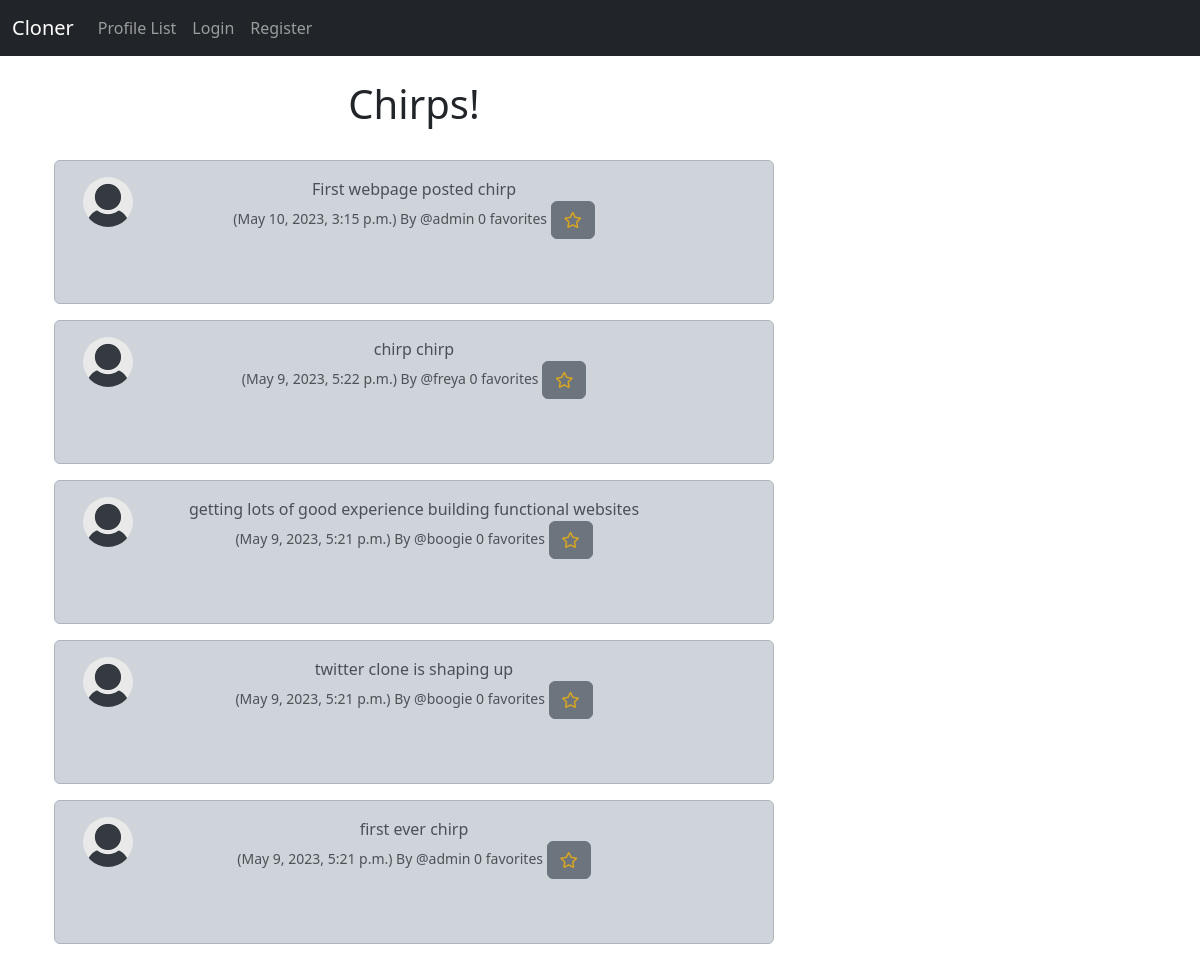
/, run on an earlier commit of the app's database.
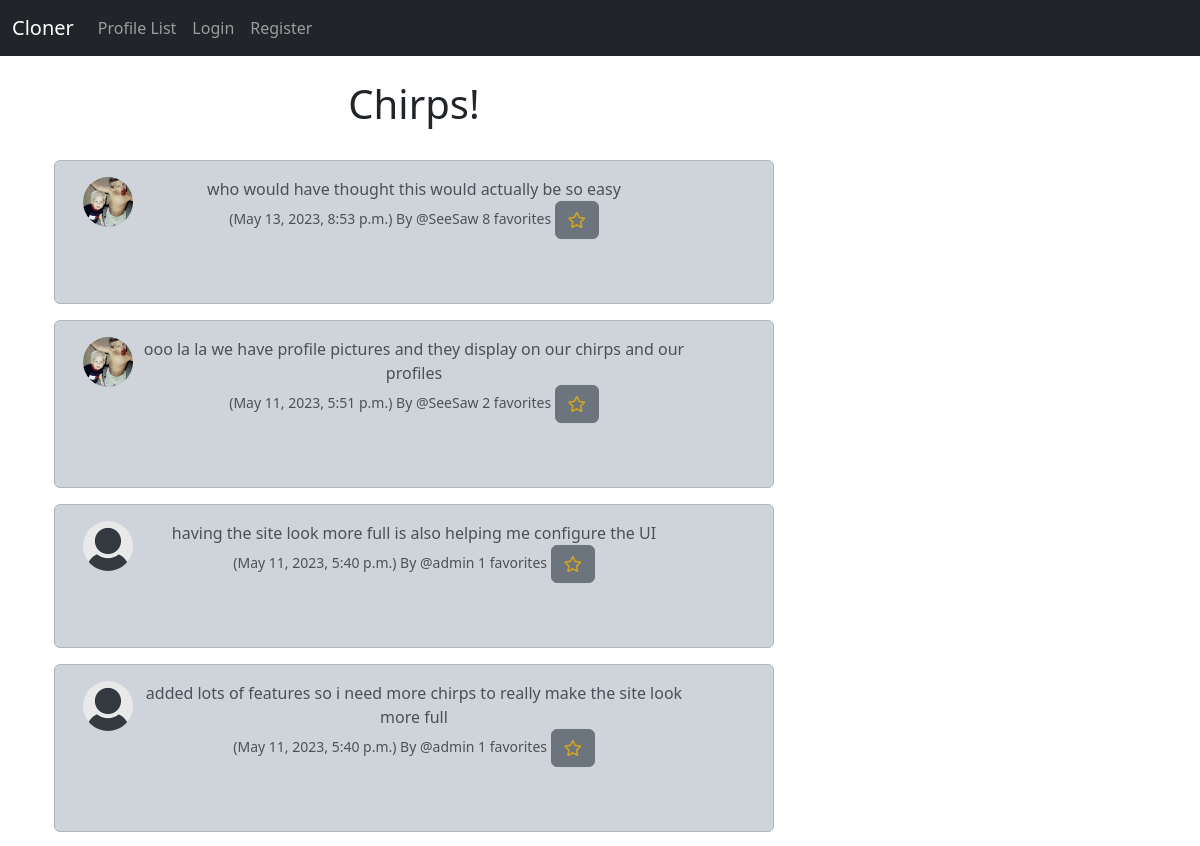
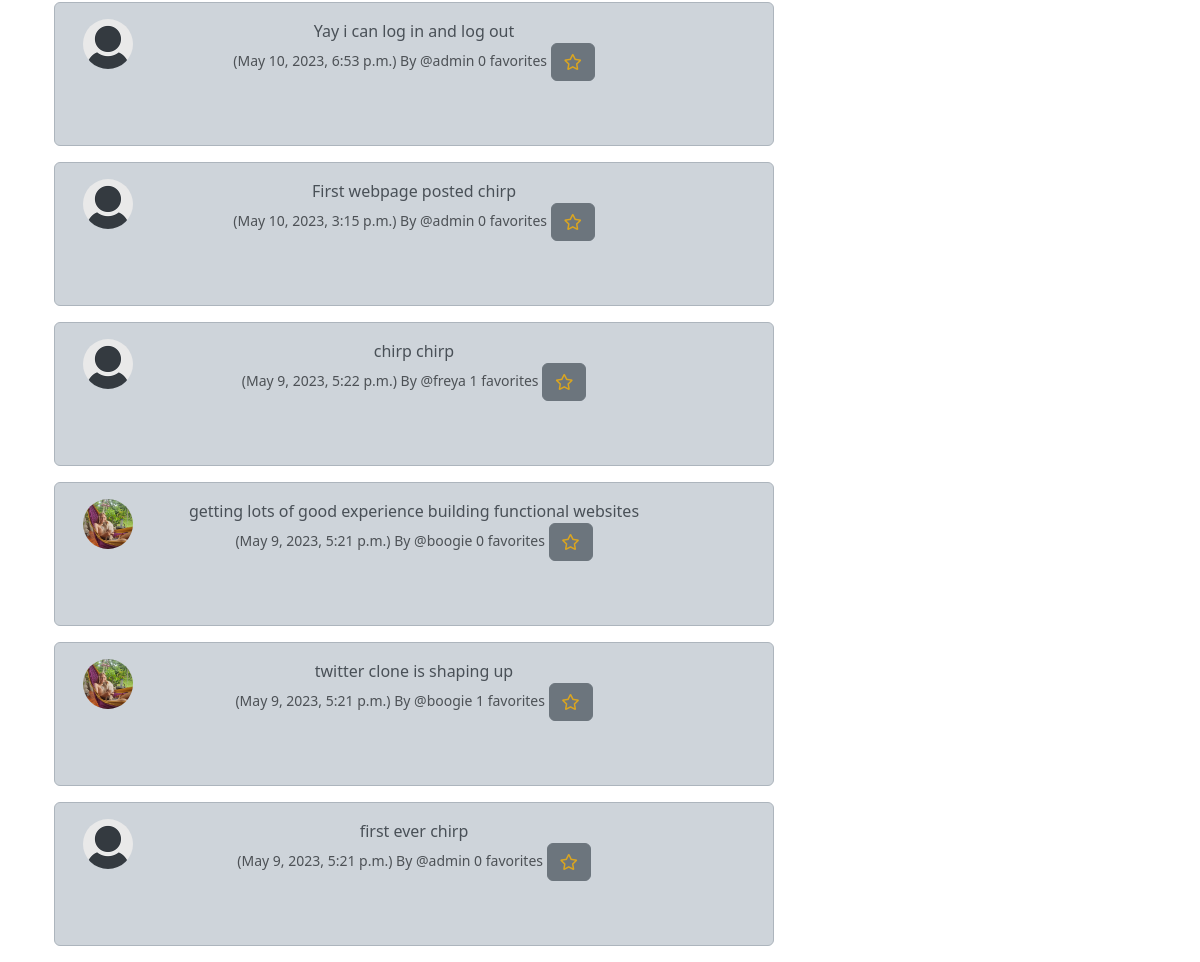
And on a later commit of the database (2 pictures, top to bottom).
### cloner/models.py (models this page shows, shortened)
class Chirp(models.Model):
    user = models.ForeignKey(
        User, related_name="chirps",
        on_delete=models.DO_NOTHING
    )
    body = models.CharField(max_length=200)
    created_at = models.DateTimeField(auto_now=True)
    favorites = models.ManyToManyField(User, related_name='chirp_like', blank=True)
    def total_faves(self):
        total = 0
        total = self.favorites.count()
        return total

class Profile(models.Model):
    user = models.OneToOneField(User, on_delete=models.CASCADE)
    follows = models.ManyToManyField("self",
        related_name="followed_by",
        symmetrical=False,
        blank=True)
    date_modified = models.DateTimeField(User, auto_now=True)
    profile_pic = models.ImageField(null=True, blank=True, upload_to="images/")
    profile_bio = models.CharField(null=True, blank=True, max_length=100)

### cloner/views.py (the view)
# urls.py: path('', views.home, name='home'),
def home(request):
    if request.user.is_authenticated:
        form = ChirpForm(request.POST or None)
        if request.method == "POST":
            if form.is_valid():
                chirp = form.save(commit=False)
                chirp.user = request.user
                chirp.save()
                messages.success(request, ("Your Chirp Has Been Posted"))
                return redirect('home')
        chirps = Chirp.objects.all().order_by("-created_at")
        return render(request, 'home.html', {"chirps":chirps, "form":form})
    else:
        chirps = Chirp.objects.all().order_by("-created_at")
        return render(request, 'home.html', {"chirps":chirps})

### cloner/templates/home.html (shortened to what this page needs)
{% extends 'base.html' %}
{% load static %}
{% block content %}
<div class="container text-center">
  <div class="row">
      <div class="col-8">
        <h1>
          Chirps!
        </h1>
    <br/>
  {% for chirp in chirps %}
    <div class="alert alert-dark" role="alert">
      <div class="container">
        <div class="row">
            <div class="col-1">
                {% if chirp.user.profile.profile_pic %}
                <img src="{{ chirp.user.profile.profile_pic.url }}" width="50" height="50"
                class="rounded-circle">
                {% else %}
                <img src="{% static 'images/default_profile_pic.png' %}" width="50" height="50" class="rounded-circle">
                {% endif %}
            </div>
      <div class="col-10">
        {{chirp.body}}<br/>
        <small class="text-muted">
          ({{ chirp.created_at }}) By
          @{{ chirp.user.username }}
          {% if user in chirp.favorites.all %}
          {{ chirp.total_faves }} favorites <a href="{% url 'chirp_fave' chirp.id %}"><button class="btn btn-secondary"><i class="fas fa-star" style="color: goldenrod;"></i></button></a>
          {% else %}
          {{ chirp.total_faves }} favorites <a href="{% url 'chirp_fave' chirp.id %}"><button class="btn btn-secondary"><i class="far fa-star" style="color: goldenrod;"></i></button></a>
          {% endif %}
        </small>
      </div>
    </div>
    </div>
        <br/><br/>
      </div>
  {% endfor %}
</div>
<div class="col-4">
            <br/><br/><br/>
</div>
{% endblock %}

What changed in the data, as far as the page shows it:
added Chirp: user.profile.profile_pic (picture), body "who would have thought this would actually be so easy", created_at "May 13, 2023, 8:53 p.m.", user.username "SeeSaw", total_faves "8"
added Chirp: user.profile.profile_pic (picture), body "ooo la la we have profile pictures and they display on our chirps and our profiles", created_at "May 11, 2023, 5:51 p.m.", user.username "SeeSaw", total_faves "2"
added Chirp: user.profile.profile_pic (placeholder picture), body "having the site look more full is also helping me configure the UI", created_at "May 11, 2023, 5:40 p.m.", user.username "admin", total_faves "1"
added Chirp: user.profile.profile_pic (placeholder picture), body "added lots of features so i need more chirps to really make the site look more full", created_at "May 11, 2023, 5:40 p.m.", user.username "admin", total_faves "1"
added Chirp: user.profile.profile_pic (placeholder picture), body "Yay i can log in and log out", created_at "May 10, 2023, 6:53 p.m.", user.username "admin", total_faves "0"
changed through a linked row, Chirp "First webpage posted chirp": user.profile.profile_pic: picture added; profile_pic: picture removed
computed for Chirp "chirp chirp": total_faves "0" → "1"
changed through a linked row, Chirp "getting lots of good experience building functional websites": user.profile.profile_pic: picture added; profile_pic: picture removed
changed through a linked row, Chirp "twitter clone is shaping up": user.profile.profile_pic: picture added; total_faves "0" → "1"; profile_pic: picture removed
changed through a linked row, Chirp "first ever chirp": user.profile.profile_pic: picture added; profile_pic: picture removed
